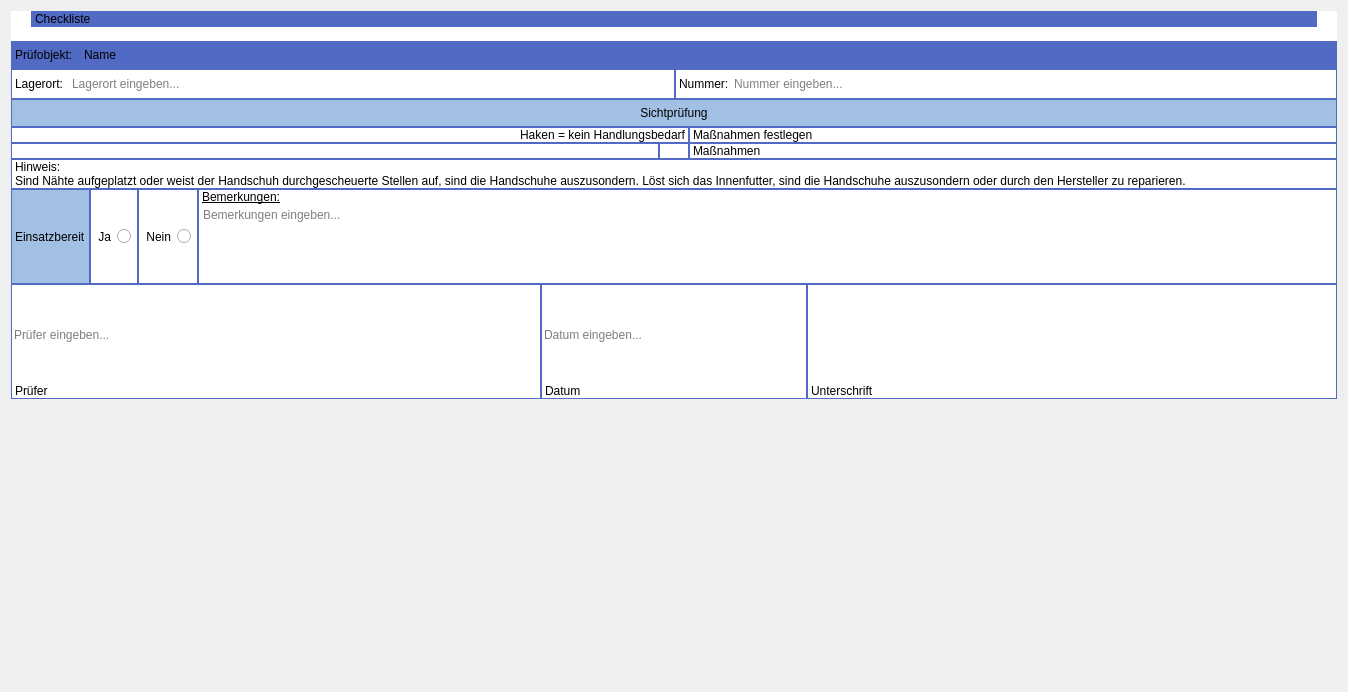
          <widget class="QWidget" name="scrollAreaWidgetContents">
           <property name="geometry">
            <rect>
             <x>0</x>
             <y>0</y>
             <width>1348</width>
             <height>692</height>
            </rect>
           </property>
           <layout class="QVBoxLayout" name="verticalLayout_10">
            <property name="spacing">
             <number>0</number>
            </property>
            <item>
             <layout class="QHBoxLayout" name="zusammenfassungCheckliste">
              <property name="spacing">
               <number>0</number>
              </property>
              <item>
               <widget class="QLabel" name="zusammenfassungChecklisteLinksSpace">
                <property name="sizePolicy">
                 <sizepolicy hsizetype="Fixed" vsizetype="Preferred">
                  <horstretch>0</horstretch>
                  <verstretch>0</verstretch>
                 </sizepolicy>
                </property>
                <property name="minimumSize">
                 <size>
                  <width>20</width>
                  <height>0</height>
                 </size>
                </property>
                <property name="styleSheet">
                 <string notr="true">background-color: rgb(255, 255, 255);</string>
                </property>
                <property name="text">
                 <string/>
                </property>
               </widget>
              </item>
              <item>
               <widget class="QLabel" name="zusammenfassungChecklisteLabel">
                <property name="sizePolicy">
                 <sizepolicy hsizetype="Expanding" vsizetype="Preferred">
                  <horstretch>0</horstretch>
                  <verstretch>0</verstretch>
                 </sizepolicy>
                </property>
                <property name="styleSheet">
                 <string notr="true">font: 600 20pt &quot;Segoe UI&quot;;
background-color: rgb(81, 106, 196);
border: 1px solid rgb(81, 106, 196);</string>
                </property>
                <property name="text">
                 <string>Checkliste</string>
                </property>
               </widget>
              </item>
              <item>
               <widget class="QLabel" name="zusammenfassungChecklisteRechtsSpace">
                <property name="sizePolicy">
                 <sizepolicy hsizetype="Fixed" vsizetype="Preferred">
                  <horstretch>0</horstretch>
                  <verstretch>0</verstretch>
                 </sizepolicy>
                </property>
                <property name="minimumSize">
                 <size>
                  <width>20</width>
                  <height>0</height>
                 </size>
                </property>
                <property name="styleSheet">
                 <string notr="true">background-color: rgb(255, 255, 255);</string>
                </property>
                <property name="text">
                 <string/>
                </property>
               </widget>
              </item>
             </layout>
            </item>
            <item>
             <widget class="QLabel" name="zusammenfassungChecklisteUntenSpace">
              <property name="styleSheet">
               <string notr="true">background-color: rgb(255, 255, 255);</string>
              </property>
              <property name="text">
               <string/>
              </property>
             </widget>
            </item>
            <item>
             <layout class="QHBoxLayout" name="zusammenfassungPruefobjekt">
              <property name="spacing">
               <number>0</number>
              </property>
              <item>
               <widget class="QLabel" name="zusammenfassungPruefobjektLabel">
                <property name="sizePolicy">
                 <sizepolicy hsizetype="Fixed" vsizetype="Preferred">
                  <horstretch>0</horstretch>
                  <verstretch>0</verstretch>
                 </sizepolicy>
                </property>
                <property name="styleSheet">
                 <string notr="true">background-color: rgb(81, 106, 196);
font: 700 14pt &quot;Segoe UI&quot;;
border: 1px solid rgb(81, 106, 196);
padding-top: 6px;
padding-bottom: 6px;</string>
                </property>
                <property name="text">
                 <string>Prüfobjekt: </string>
                </property>
               </widget>
              </item>
              <item>
               <widget class="QLabel" name="zusammenfassungPruefobjektName">
                <property name="styleSheet">
                 <string notr="true">background-color: rgb(81, 106, 196);
font: 700 14pt &quot;Segoe UI&quot;;
border: 1px solid rgb(81, 106, 196);
padding-top: 6px;
padding-bottom: 6px;</string>
                </property>
                <property name="text">
                 <string>Name</string>
                </property>
                <property name="wordWrap">
                 <bool>true</bool>
                </property>
               </widget>
              </item>
             </layout>
            </item>
            <item>
             <layout class="QHBoxLayout" name="zusammenfassungPruefobjektStammdaten">
              <property name="spacing">
               <number>0</number>
              </property>
              <item>
               <widget class="QLabel" name="zusammenfassungPruefobjektStammdatenLagerortLabel">
                <property name="styleSheet">
                 <string notr="true">border: 1px solid rgb(81, 106, 196);
border-right:none;
font: 700 14pt &quot;Segoe UI&quot;;
background-color: rgb(255, 255, 255);
color: rgb(0, 0, 0);
padding-top: 6px;
padding-bottom: 6px;</string>
                </property>
                <property name="text">
                 <string>Lagerort: </string>
                </property>
               </widget>
              </item>
              <item>
               <widget class="QLineEdit" name="zusammenfassungPruefobjektStammdatenLagerortEingeben">
                <property name="sizePolicy">
                 <sizepolicy hsizetype="Expanding" vsizetype="Preferred">
                  <horstretch>0</horstretch>
                  <verstretch>0</verstretch>
                 </sizepolicy>
                </property>
                <property name="styleSheet">
                 <string notr="true">border: 1px solid rgb(81, 106, 196);
border-left:none;
background-color: rgb(255, 255, 255);
color: rgb(0, 0, 0);
padding-top: 6px;
padding-bottom: 6px;</string>
                </property>
                <property name="placeholderText">
                 <string>Lagerort eingeben...</string>
                </property>
               </widget>
              </item>
              <item>
               <widget class="QLabel" name="zusammenfassungPruefobjektStammdatenNummerLabel">
                <property name="styleSheet">
                 <string notr="true">border: 1px solid rgb(81, 106, 196);
border-right:none;
font: 700 14pt &quot;Segoe UI&quot;;
background-color: rgb(255, 255, 255);
color: rgb(0, 0, 0);
padding-top: 6px;
padding-bottom: 6px;</string>
                </property>
                <property name="text">
                 <string>Nummer:</string>
                </property>
               </widget>
              </item>
              <item>
               <widget class="QLineEdit" name="zusammenfassungPruefobjektStammdatenNummerEingeben">
                <property name="sizePolicy">
                 <sizepolicy hsizetype="Expanding" vsizetype="Preferred">
                  <horstretch>0</horstretch>
                  <verstretch>0</verstretch>
                 </sizepolicy>
                </property>
                <property name="styleSheet">
                 <string notr="true">border: 1px solid rgb(81, 106, 196);
border-left:none;
background-color: rgb(255, 255, 255);
color: rgb(0, 0, 0);
padding-top: 6px;
padding-bottom: 6px;</string>
                </property>
                <property name="placeholderText">
                 <string>Nummer eingeben...</string>
                </property>
               </widget>
              </item>
             </layout>
            </item>
            <item>
             <widget class="QLabel" name="zusammenfassungSichtpruefung">
              <property name="styleSheet">
               <string notr="true">font: 700 16pt &quot;Segoe UI&quot;;
color: rgb(0, 0, 0);
background-color: rgb(161, 192, 228);
border: 1px solid rgb(81, 106, 196);
padding-top: 6px;
padding-bottom: 6px;</string>
              </property>
              <property name="text">
               <string>Sichtprüfung</string>
              </property>
              <property name="alignment">
               <set>Qt::AlignmentFlag::AlignCenter</set>
              </property>
             </widget>
            </item>
            <item>
             <layout class="QHBoxLayout" name="zusammenfassungEigenschaftErklaerung">
              <property name="spacing">
               <number>0</number>
              </property>
              <item>
               <widget class="QLabel" name="zusammenfassungEigenschaftErklaerungLinksSpace">
                <property name="sizePolicy">
                 <sizepolicy hsizetype="Fixed" vsizetype="Preferred">
                  <horstretch>0</horstretch>
                  <verstretch>0</verstretch>
                 </sizepolicy>
                </property>
                <property name="minimumSize">
                 <size>
                  <width>30</width>
                  <height>0</height>
                 </size>
                </property>
                <property name="styleSheet">
                 <string notr="true">border: 1px solid rgb(81, 106, 196);
border-right:none;
background-color: rgb(255, 255, 255);</string>
                </property>
                <property name="text">
                 <string/>
                </property>
               </widget>
              </item>
              <item>
               <widget class="QLabel" name="zusammenfassungEigenschaftErklaerungHaken">
                <property name="layoutDirection">
                 <enum>Qt::LayoutDirection::LeftToRight</enum>
                </property>
                <property name="styleSheet">
                 <string notr="true">border: 1px solid rgb(81, 106, 196);
font: 700 12pt &quot;Segoe UI&quot;;
border-left: none;
background-color: rgb(255, 255, 255);
color: rgb(0, 0, 0);</string>
                </property>
                <property name="text">
                 <string>Haken = kein Handlungsbedarf</string>
                </property>
                <property name="alignment">
                 <set>Qt::AlignmentFlag::AlignRight|Qt::AlignmentFlag::AlignTrailing|Qt::AlignmentFlag::AlignVCenter</set>
                </property>
               </widget>
              </item>
              <item>
               <widget class="QLabel" name="zusammenfassungEigenschaftErklaerungMassnahmen">
                <property name="styleSheet">
                 <string notr="true">border: 1px solid rgb(81, 106, 196);
font: 700 12pt &quot;Segoe UI&quot;;
background-color: rgb(255, 255, 255);
color: rgb(0, 0, 0);</string>
                </property>
                <property name="text">
                 <string>Maßnahmen festlegen</string>
                </property>
               </widget>
              </item>
             </layout>
            </item>
            <item>
             <layout class="QHBoxLayout" name="zusammenfassungEigenschaftBeispiel">
              <property name="spacing">
               <number>0</number>
              </property>
              <item>
               <widget class="QLabel" name="zusammenfassungEigenschaftBeispielLinksSpace">
                <property name="styleSheet">
                 <string notr="true">border: 1px solid rgb(81, 106, 196);
background-color: rgb(255, 255, 255);
color: rgb(0, 0, 0);</string>
                </property>
                <property name="text">
                 <string/>
                </property>
               </widget>
              </item>
              <item>
               <widget class="QLabel" name="zusammenfassungEigenschaftBeispielHaken">
                <property name="sizePolicy">
                 <sizepolicy hsizetype="Fixed" vsizetype="Preferred">
                  <horstretch>0</horstretch>
                  <verstretch>0</verstretch>
                 </sizepolicy>
                </property>
                <property name="minimumSize">
                 <size>
                  <width>30</width>
                  <height>0</height>
                 </size>
                </property>
                <property name="styleSheet">
                 <string notr="true">border: 1px solid rgb(81, 106, 196);
background-color: rgb(255, 255, 255);
color: rgb(0, 0, 0);
padding-left: 7px;</string>
                </property>
                <property name="text">
                 <string/>
                </property>
                <property name="pixmap">
                 <pixmap resource="../resources/uiResources.qrc">:/icons/assets/icons/Checkmark.png</pixmap>
                </property>
               </widget>
              </item>
              <item>
               <widget class="QLabel" name="zusammenfassungEigenschaftBeispielMassnahmen">
                <property name="styleSheet">
                 <string notr="true">border: 1px solid rgb(81, 106, 196);
font: 700 14pt &quot;Segoe UI&quot;;
background-color: rgb(255, 255, 255);
color: rgb(0, 0, 0);</string>
                </property>
                <property name="text">
                 <string>Maßnahmen</string>
                </property>
               </widget>
              </item>
             </layout>
            </item>
            <item>
             <widget class="QLabel" name="zusammenfassungHinweisLabel">
              <property name="styleSheet">
               <string notr="true">border: 1px solid rgb(81, 106, 196);
font: 700 14pt &quot;Segoe UI&quot;;
border-bottom:none;
color: rgb(0, 0, 0);
background-color: rgb(255, 255, 255);</string>
              </property>
              <property name="text">
               <string>Hinweis:</string>
              </property>
             </widget>
            </item>
            <item>
             <widget class="QLabel" name="zusammenfassungHinweisText">
              <property name="sizePolicy">
               <sizepolicy hsizetype="Preferred" vsizetype="Preferred">
                <horstretch>0</horstretch>
                <verstretch>0</verstretch>
               </sizepolicy>
              </property>
              <property name="styleSheet">
               <string notr="true">border: 1px solid rgb(81, 106, 196);
border-top:none;
color: rgb(0, 0, 0);
background-color: rgb(255, 255, 255);</string>
              </property>
              <property name="text">
               <string>Sind Nähte aufgeplatzt oder weist der Handschuh durchgescheuerte Stellen auf, sind die Handschuhe auszusondern. Löst sich das Innenfutter, sind die Handschuhe auszusondern oder durch den Hersteller zu reparieren.</string>
              </property>
              <property name="wordWrap">
               <bool>true</bool>
              </property>
             </widget>
            </item>
            <item>
             <layout class="QHBoxLayout" name="zusammenfassungEinsatzbereit">
              <property name="spacing">
               <number>0</number>
              </property>
              <item>
               <widget class="QLabel" name="zusammenfassungEinsatzbereitLabel">
                <property name="sizePolicy">
                 <sizepolicy hsizetype="Preferred" vsizetype="Minimum">
                  <horstretch>0</horstretch>
                  <verstretch>0</verstretch>
                 </sizepolicy>
                </property>
                <property name="styleSheet">
                 <string notr="true">font: 700 16pt &quot;Segoe UI&quot;;
color: rgb(0, 0, 0);
background-color: rgb(161, 192, 228);
border: 1px solid rgb(81, 106, 196);</string>
                </property>
                <property name="text">
                 <string>Einsatzbereit</string>
                </property>
               </widget>
              </item>
              <item>
               <widget class="QRadioButton" name="zusammenfassungEinsatzbereitJa">
                <property name="sizePolicy">
                 <sizepolicy hsizetype="Minimum" vsizetype="Minimum">
                  <horstretch>0</horstretch>
                  <verstretch>0</verstretch>
                 </sizepolicy>
                </property>
                <property name="cursor">
                 <cursorShape>PointingHandCursor</cursorShape>
                </property>
                <property name="layoutDirection">
                 <enum>Qt::LayoutDirection::RightToLeft</enum>
                </property>
                <property name="styleSheet">
                 <string notr="true">QRadioButton {
	font: 700 16pt &quot;Segoe UI&quot;;
    border: 1px solid rgb(81, 106, 196);
	background-color: rgb(255, 255, 255);
	color: rgb(0, 0, 0);
	padding-left: 6px;
	padding-right: 6px;
}

QRadioButton::indicator {
    width: 16px;
    height: 16px;
	image: url(:/icons/assets/icons/Radio Off.png);
}

QRadioButton::indicator:checked {
    image: url(:/icons/assets/icons/Radio On.png);
}

QRadioButton::indicator:unchecked:hover {
	image: url(:/icons/assets/icons/Radio Off Hover.png);
}</string>
                </property>
                <property name="text">
                 <string>Ja</string>
                </property>
               </widget>
              </item>
              <item>
               <widget class="QRadioButton" name="zusammenfassungEinsatzbereitNein">
                <property name="sizePolicy">
                 <sizepolicy hsizetype="Minimum" vsizetype="Minimum">
                  <horstretch>0</horstretch>
                  <verstretch>0</verstretch>
                 </sizepolicy>
                </property>
                <property name="cursor">
                 <cursorShape>PointingHandCursor</cursorShape>
                </property>
                <property name="layoutDirection">
                 <enum>Qt::LayoutDirection::RightToLeft</enum>
                </property>
                <property name="styleSheet">
                 <string notr="true">QRadioButton {
	font: 700 16pt &quot;Segoe UI&quot;;
    border: 1px solid rgb(81, 106, 196);
	background-color: rgb(255, 255, 255);
	color: rgb(0, 0, 0);
	padding-left: 6px;
	padding-right: 6px;
}

QRadioButton::indicator {
    width: 16px;
    height: 16px;
	image: url(:/icons/assets/icons/Radio Off.png);
}

QRadioButton::indicator:checked {
    image: url(:/icons/assets/icons/Radio On.png);
}

QRadioButton::indicator:unchecked:hover {
	image: url(:/icons/assets/icons/Radio Off Hover.png);
}</string>
                </property>
                <property name="text">
                 <string>Nein</string>
                </property>
               </widget>
              </item>
              <item>
               <layout class="QVBoxLayout" name="zusammenfassungEinsatzbereitBemerkungen">
                <property name="spacing">
                 <number>0</number>
                </property>
                <item>
                 <widget class="QLabel" name="zusammenfassungEinsatzbereitBemerkungenLabel">
                  <property name="sizePolicy">
                   <sizepolicy hsizetype="Expanding" vsizetype="Fixed">
                    <horstretch>0</horstretch>
                    <verstretch>0</verstretch>
                   </sizepolicy>
                  </property>
                  <property name="styleSheet">
                   <string notr="true">font: 700 16pt &quot;Segoe UI&quot;;
text-decoration: underline;
color: rgb(0, 0, 0);
background-color: rgb(255, 255, 255);
text-decoration: underline;
border: 1px solid rgb(81, 106, 196);
border-bottom: none;</string>
                  </property>
                  <property name="text">
                   <string>Bemerkungen:</string>
                  </property>
                 </widget>
                </item>
                <item>
                 <widget class="QPlainTextEdit" name="zusammenfassungEinsatzbereitBemerkungenEingeben">
                  <property name="sizePolicy">
                   <sizepolicy hsizetype="Expanding" vsizetype="Ignored">
                    <horstretch>0</horstretch>
                    <verstretch>0</verstretch>
                   </sizepolicy>
                  </property>
                  <property name="minimumSize">
                   <size>
                    <width>0</width>
                    <height>80</height>
                   </size>
                  </property>
                  <property name="styleSheet">
                   <string notr="true">border: 1px solid rgb(81, 106, 196);
color: rgb(0, 0, 0);
background-color: rgb(255, 255, 255);
border-top: none;</string>
                  </property>
                  <property name="placeholderText">
                   <string>Bemerkungen eingeben...</string>
                  </property>
                 </widget>
                </item>
               </layout>
              </item>
             </layout>
            </item>
            <item>
             <layout class="QHBoxLayout" name="zusammenfassungSignatur" stretch="2,1,2">
              <property name="spacing">
               <number>0</number>
              </property>
              <item>
               <layout class="QVBoxLayout" name="zusammenfassungSignaturPruefer">
                <property name="spacing">
                 <number>0</number>
                </property>
                <item>
                 <widget class="QLineEdit" name="zusammenfassungSignaturPrueferEingeben">
                  <property name="minimumSize">
                   <size>
                    <width>0</width>
                    <height>100</height>
                   </size>
                  </property>
                  <property name="styleSheet">
                   <string notr="true">border: 1px solid rgb(81, 106, 196);
color: rgb(0, 0, 0);
background-color: rgb(255, 255, 255);
border-bottom: none;</string>
                  </property>
                  <property name="placeholderText">
                   <string>Prüfer eingeben...</string>
                  </property>
                 </widget>
                </item>
                <item>
                 <widget class="QLabel" name="zusammenfassungSignaturPrueferLabel">
                  <property name="sizePolicy">
                   <sizepolicy hsizetype="Preferred" vsizetype="Fixed">
                    <horstretch>0</horstretch>
                    <verstretch>0</verstretch>
                   </sizepolicy>
                  </property>
                  <property name="styleSheet">
                   <string notr="true">border: 1px solid rgb(81, 106, 196);
color: rgb(0, 0, 0);
background-color: rgb(255, 255, 255);
border-top: none;</string>
                  </property>
                  <property name="text">
                   <string>Prüfer</string>
                  </property>
                 </widget>
                </item>
               </layout>
              </item>
              <item>
               <layout class="QVBoxLayout" name="zusammenfassungSignaturDatum">
                <property name="spacing">
                 <number>0</number>
                </property>
                <item>
                 <widget class="QLineEdit" name="zusammenfassungSignaturDatumEingeben">
                  <property name="minimumSize">
                   <size>
                    <width>0</width>
                    <height>100</height>
                   </size>
                  </property>
                  <property name="styleSheet">
                   <string notr="true">border: 1px solid rgb(81, 106, 196);
color: rgb(0, 0, 0);
background-color: rgb(255, 255, 255);
border-bottom: none;</string>
                  </property>
                  <property name="placeholderText">
                   <string>Datum eingeben...</string>
                  </property>
                 </widget>
                </item>
                <item>
                 <widget class="QLabel" name="zusammenfassungSignaturDatumLabel">
                  <property name="sizePolicy">
                   <sizepolicy hsizetype="Preferred" vsizetype="Fixed">
                    <horstretch>0</horstretch>
                    <verstretch>0</verstretch>
                   </sizepolicy>
                  </property>
                  <property name="styleSheet">
                   <string notr="true">border: 1px solid rgb(81, 106, 196);
color: rgb(0, 0, 0);
background-color: rgb(255, 255, 255);
border-top: none;</string>
                  </property>
                  <property name="text">
                   <string>Datum</string>
                  </property>
                 </widget>
                </item>
               </layout>
              </item>
              <item>
               <layout class="QVBoxLayout" name="zusammenfassungSignaturUnterschrift">
                <property name="spacing">
                 <number>0</number>
                </property>
                <item>
                 <widget class="QLabel" name="zusammenfassungSignaturUnterschriftFeld">
                  <property name="minimumSize">
                   <size>
                    <width>0</width>
                    <height>100</height>
                   </size>
                  </property>
                  <property name="styleSheet">
                   <string notr="true">border: 1px solid rgb(81, 106, 196);
color: rgb(0, 0, 0);
background-color: rgb(255, 255, 255);
border-bottom: none;</string>
                  </property>
                  <property name="text">
                   <string/>
                  </property>
                 </widget>
                </item>
                <item>
                 <widget class="QLabel" name="zusammenfassungSignaturUnterschriftLabel">
                  <property name="styleSheet">
                   <string notr="true">border: 1px solid rgb(81, 106, 196);
color: rgb(0, 0, 0);
background-color: rgb(255, 255, 255);
border-top: none;</string>
                  </property>
                  <property name="text">
                   <string>Unterschrift</string>
                  </property>
                 </widget>
                </item>
               </layout>
              </item>
             </layout>
            </item>
            <item>
             <spacer name="zusammenfassungUntenSpacer">
              <property name="orientation">
               <enum>Qt::Orientation::Vertical</enum>
              </property>
              <property name="sizeHint" stdset="0">
               <size>
                <width>20</width>
                <height>40</height>
               </size>
              </property>
             </spacer>
            </item>
           </layout>
          </widget>
